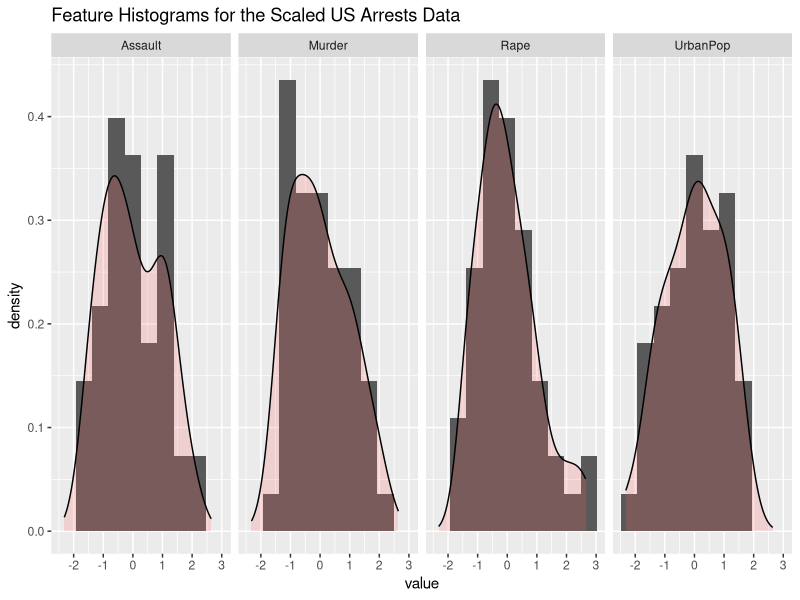
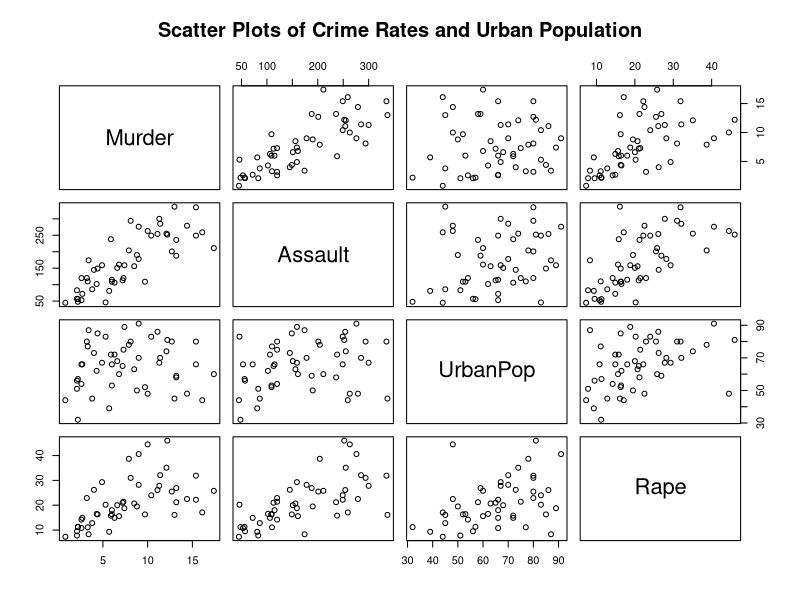

The R source for these figures, in order:
## ---- chunk 1
rm(list = ls())
knitr::opts_chunk$set(echo = FALSE, warning = FALSE, message = FALSE)
# You may need to run: install.packages("tidyverse")
# before loading the library.
library(tidyverse)
## ---- chunk 2
# Make sure that neither the code nor any of its
# output is included in the final document.

# Load the data into memory
data(USArrests)
## ---- chunk 3
# Make sure the code is NOT included, but that the
# output of the code is included in the final document.
# Print out information about the "structure" of the dataset.
print(str(USArrests))
## ---- chunk 4
# This code should NOT be included, but its output should be.
knitr::kable(summary(USArrests))
## ---- chunk 5
# Make sure that this code block shows up in the final document
# and that the resulting plot does also.
library(ggplot2)
library(tidyr)
scaled_data = as.data.frame(sapply(USArrests, scale))
ggplot(gather(scaled_data, cols, value), aes(x = value)) + 
       geom_histogram(aes(y=..density..), bins = 10) + 
       geom_density(alpha=.2, fill="#FF6666") +
       facet_grid(.~cols) +
       ggtitle("Feature Histograms for the Scaled US Arrests Data")
## ---- chunk 6
# We can set options to make the plot result into a figure in the text.
# This allows it to be numbered, labeled, referred to etc.
# Add a caption to the figure with fig.cap="..."
# Make sure the output plot shows up, but make sure the code
# does not show up in the final document.
plot(USArrests,
     main="Scatter Plots of Crime Rates and Urban Population")
